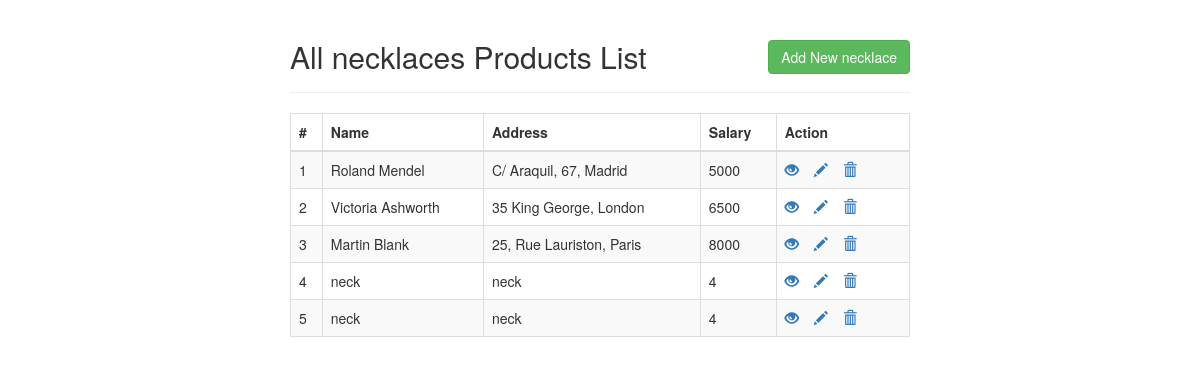
The app's page /products/necklaces/view-necklaces-list.php (signed in) with its own data.
### tables this page shows
CREATE TABLE `necklaces` (
  `id` int(11) NOT NULL,
  `name` varchar(100) NOT NULL,
  `address` varchar(255) NOT NULL,
  `salary` int(10) NOT NULL
);

### products/necklaces/view-necklaces-list.php (the view, shortened to what this page needs)
<!DOCTYPE html>
<html lang="en">
<head>
    <link rel="stylesheet" href="https://maxcdn.bootstrapcdn.com/bootstrap/3.3.7/css/bootstrap.css">
</head>
<body>
    <div class="wrapper">
        <div class="container-fluid">
            <div class="row">
                <div class="col-md-12">
                    <div class="page-header clearfix">
                        <h2 class="pull-left">All necklaces Products List</h2>
                        <a href="create.php" class="btn btn-success pull-right">Add New necklace</a>
                    </div>
                    <?php
                    require_once "../../config.php";
                    $sql = "SELECT * FROM necklaces";
                    if($result = mysqli_query($link, $sql)){
                        if(mysqli_num_rows($result) > 0){
                            echo "<table class='table table-bordered table-striped'>";
                                echo "<thead>";
                                    echo "<tr>";
                                        echo "<th>#</th>";
                                        echo "<th>Name</th>";
                                        echo "<th>Address</th>";
                                        echo "<th>Salary</th>";
                                        echo "<th>Action</th>";
                                    echo "</tr>";
                                echo "</thead>";
                                echo "<tbody>";
                                while($row = mysqli_fetch_array($result)){
                                    echo "<tr>";
                                        echo "<td>" . $row['id'] . "</td>";
                                        echo "<td>" . $row['name'] . "</td>";
                                        echo "<td>" . $row['address'] . "</td>";
                                        echo "<td>" . $row['salary'] . "</td>";
                                        echo "<td>";
                                            echo "<a href='read.php?id=". $row['id'] ."' title='View Record' data-toggle='tooltip'><span class='glyphicon glyphicon-eye-open'></span></a>";
                                            echo "<a href='update.php?id=". $row['id'] ."' title='Update Record' data-toggle='tooltip'><span class='glyphicon glyphicon-pencil'></span></a>";
                                            echo "<a href='delete.php?id=". $row['id'] ."' title='Delete Record' data-toggle='tooltip'><span class='glyphicon glyphicon-trash'></span></a>";
                                        echo "</td>";
                                    echo "</tr>";
                                }
                                echo "</tbody>";
                            echo "</table>";
                        } else{
                            echo "<p class='lead'><em>No records were found.</em></p>";
                        }
                    } else{
                        echo "ERROR: Could not able to execute $sql. " . mysqli_error($link);
                    }
                    ?>
                </div>
            </div>
        </div>
    </div>
</body>
</html>

### products/necklaces/view-necklaces-list.php (style rules this page uses)
.wrapper { width: 650px; margin: 0 auto; }
.page-header h2 { margin-top: 0; }
table tr td:last-child a { margin-right: 15px; }

### records on screen
necklaces: id "1", name "Roland Mendel", address "C/ Araquil, 67, Madrid", salary "5000"
necklaces: id "2", name "Victoria Ashworth", address "35 King George, London", salary "6500"
necklaces: id "3", name "Martin Blank", address "25, Rue Lauriston, Paris", salary "8000"
necklaces: id "4", name "neck", address "neck", salary "4"
necklaces: id "5", name "neck", address "neck", salary "4"
